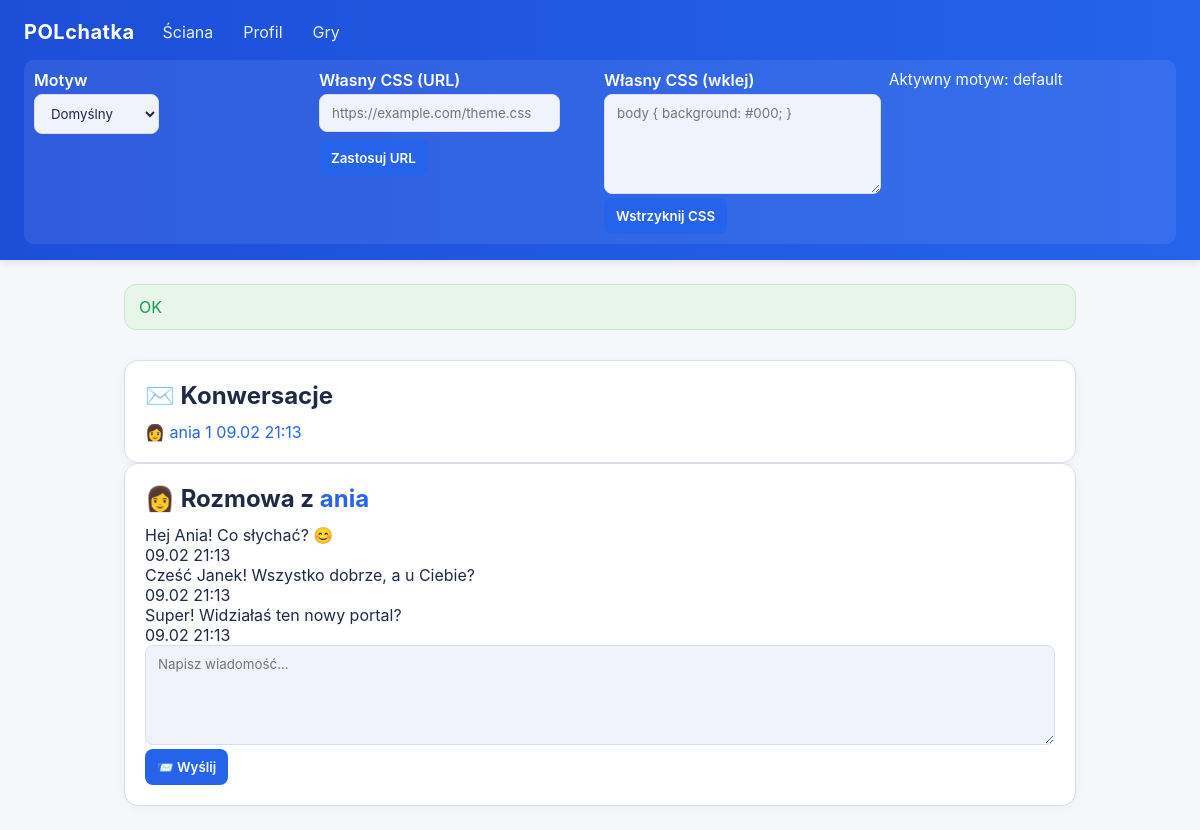
Screenshot of /messages.php?to=3 (signed in) with the database file from the repository.
### tables this page shows
CREATE TABLE IF NOT EXISTS users (
  id INT AUTO_INCREMENT PRIMARY KEY,
  username VARCHAR(50) NOT NULL UNIQUE,
  email VARCHAR(120) NOT NULL UNIQUE,
  password_hash VARCHAR(255) NOT NULL,
  avatar VARCHAR(10) DEFAULT '👤',
  is_admin TINYINT(1) NOT NULL DEFAULT 0,
  is_banned TINYINT(1) NOT NULL DEFAULT 0,
  last_login TIMESTAMP NULL DEFAULT NULL,
  created_at TIMESTAMP DEFAULT CURRENT_TIMESTAMP
);

CREATE TABLE IF NOT EXISTS messages (
  id INT AUTO_INCREMENT PRIMARY KEY,
  sender_id INT NOT NULL,
  receiver_id INT NOT NULL,
  content TEXT NOT NULL,
  is_read TINYINT(1) NOT NULL DEFAULT 0,
  created_at TIMESTAMP DEFAULT CURRENT_TIMESTAMP,
  FOREIGN KEY (sender_id) REFERENCES users(id) ON DELETE CASCADE,
  FOREIGN KEY (receiver_id) REFERENCES users(id) ON DELETE CASCADE,
  INDEX idx_receiver (receiver_id, is_read),
  INDEX idx_sender (sender_id),
  INDEX idx_created (created_at)
);

### config.php (called while the page is built, shortened)
<?php
function escape(string $value): string
{
    return htmlspecialchars($value, ENT_QUOTES | ENT_SUBSTITUTE, 'UTF-8');
}

### messages.php (the view, shortened to what this page needs)
<?php
require __DIR__ . '/config.php';
require_once __DIR__ . '/../templates/header.php';
$uid = (int)$_SESSION['user_id'];
$toId = isset($_GET['to']) ? (int)$_GET['to'] : 0;
$success = $_SESSION['flash_success'] ?? '';
$stmtConvos = $pdo->prepare("
    SELECT u.id, u.username, u.avatar,
           MAX(m.created_at) AS last_msg_at,
           SUM(CASE WHEN m.receiver_id = ? AND m.is_read = 0 THEN 1 ELSE 0 END) AS unread
    FROM messages m
    JOIN users u ON u.id = IF(m.sender_id = ?, m.receiver_id, m.sender_id)
    WHERE m.sender_id = ? OR m.receiver_id = ?
    GROUP BY u.id
    ORDER BY last_msg_at DESC
");
$stmtConvos->execute([$uid, $uid, $uid, $uid]);
$conversations = $stmtConvos->fetchAll();
$chatMessages = [];
$chatUser     = null;
if ($toId > 0) {
    $stmtChatUser = $pdo->prepare('SELECT id, username, avatar FROM users WHERE id = ?');
    $stmtChatUser->execute([$toId]);
    $chatUser = $stmtChatUser->fetch();
    if ($chatUser) {
        $pdo->prepare('UPDATE messages SET is_read = 1 WHERE sender_id = ? AND receiver_id = ? AND is_read = 0')
            ->execute([$toId, $uid]);
        $stmtMsgs = $pdo->prepare("
            SELECT m.*, u.username AS sender_name, u.avatar AS sender_avatar
            FROM messages m
            JOIN users u ON u.id = m.sender_id
            WHERE (m.sender_id = ? AND m.receiver_id = ?) OR (m.sender_id = ? AND m.receiver_id = ?)
            ORDER BY m.created_at ASC
            LIMIT 100
        ");
        $stmtMsgs->execute([$uid, $toId, $toId, $uid]);
        $chatMessages = $stmtMsgs->fetchAll();
    }
}
?>
<?php if ($success): ?>
    <div class="flash success"><?= escape($success) ?></div>
<?php endif; ?>
<div class="messages-layout">
    <div class="content-card convos-panel">
        <h2 class="section-title">✉️ Konwersacje</h2>
        <?php if (empty($conversations)): ?>
            <div class="empty-state"><p>Brak wiadomości. Napisz do kogoś!</p></div>
        <?php else: ?>
            <?php foreach ($conversations as $c): ?>
                <a href="/php/messages.php?to=<?= (int)$c['id'] ?>"
                   class="convo-item <?= $toId === (int)$c['id'] ? 'convo-active' : '' ?>">
                    <span class="post-avatar"><?= escape($c['avatar'] ?? '👤') ?></span>
                    <span class="convo-name"><?= escape($c['username']) ?></span>
                    <?php if ((int)$c['unread'] > 0): ?>
                        <span class="badge badge-unread"><?= (int)$c['unread'] ?></span>
                    <?php endif; ?>
                    <span class="convo-time"><?= date('d.m H:i', strtotime($c['last_msg_at'])) ?></span>
                </a>
            <?php endforeach; ?>
        <?php endif; ?>
    </div>
    <div class="content-card chat-panel">
        <?php if ($chatUser): ?>
            <h2 class="section-title">
                <?= escape($chatUser['avatar'] ?? '👤') ?>
                Rozmowa z <a href="/php/profile.php?id=<?= (int)$chatUser['id'] ?>"><?= escape($chatUser['username']) ?></a>
            </h2>
            <div class="chat-messages" id="chatMessages">
                <?php if (empty($chatMessages)): ?>
                    <div class="empty-state"><p>Rozpocznij rozmowę! 💬</p></div>
                <?php else: ?>
                    <?php foreach ($chatMessages as $m): ?>
                        <div class="chat-bubble <?= (int)$m['sender_id'] === $uid ? 'chat-mine' : 'chat-theirs' ?>">
                            <div class="chat-text"><?= nl2br(escape($m['content'])) ?></div>
                            <div class="chat-time"><?= date('d.m H:i', strtotime($m['created_at'])) ?></div>
                        </div>
                    <?php endforeach; ?>
                <?php endif; ?>
            </div>
            <form method="POST" action="/php/messages.php?to=<?= (int)$chatUser['id'] ?>" class="chat-form">
                <textarea class="textarea chat-input" name="content" rows="2"
                          placeholder="Napisz wiadomość..." required></textarea>
                <button class="button" type="submit">📨 Wyślij</button>
            </form>
        <?php endif; ?>
    </div>
</div>

### themes/default.css (style rules this page uses)
:root { --bg: #f6f7fb; --text: #1f2a44; --card-bg: #ffffff; --card-border: #d8dfea; --accent: #2563eb; --accent-strong: #1d4ed8; --muted: #5f6a86; --success: #0f9d58; --error: #c62828; --header-bg: linear-gradient(90deg, #1d4ed8, #2563eb); --input-bg: #f0f3fb; }
* { box-sizing: border-box; }
body { margin: 0; font-family: 'Inter', 'Segoe UI', system-ui, -apple-system, sans-serif; background: var(--bg); color: var(--text); }
a { color: var(--accent); text-decoration: none; }
.select, .input, .textarea, .button { font-family: inherit; border: 1px solid var(--card-border); border-radius: 8px; padding: 10px 12px; background: var(--input-bg); color: var(--text); }
.textarea { width: 100%; min-height: 100px; resize: vertical; }
.button { cursor: pointer; background: var(--accent); color: #fff; border: none; font-weight: 600; transition: transform 0.05s ease, box-shadow 0.2s ease, background 0.2s ease; }
.content-card { background: var(--card-bg); border: 1px solid var(--card-border); border-radius: 14px; padding: 20px; box-shadow: 0 2px 10px rgba(0,0,0,0.04); }
.section-title { margin: 0 0 12px; }
.flash { padding: 12px 14px; border-radius: 12px; margin-bottom: 12px; }
.flash.success { background: #e8f5e9; border: 1px solid #c8e6c9; color: var(--success); }

### rows the page displays
users: avatar "👩", username "ania", unread "1", last_msg_at "09.02 21:13"
messages: content "Hej Ania! Co słychać? 😊", created_at "09.02 21:13"
messages: content "Cześć Janek! Wszystko dobrze, a u Ciebie?", created_at "09.02 21:13"
messages: content "Super! Widziałaś ten nowy portal?", created_at "09.02 21:13"

### other values shown
$success "OK"
